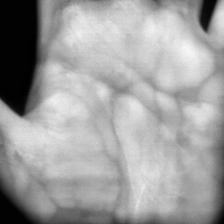
#> input picture prototype_results_onnx/accepted/raw/recognition_20260602_013018_620616_raw.png, 224 x 224 px; its folder holds only this picture in this run
$ python preprocess_v2.py
#> lines starting #> are read from the running program, lines starting #| are printed output that depends on the picture; after the words box and inside, x2 and y2 are one past the last pixel; in counts of white or black regions, pixels touching at a corner belong together
"""
Batch preprocessing for rejected 1920x1080 palm captures.

Input:
    captures/res_1920x1080_dataset_v3/rejected/raw

Output:
    captures/res_1920x1080_dataset_v3/rejected/result

Pipeline:
1. Segment palm/hand from dark background.
2. Estimate the palm core by ignoring narrow finger rows.
3. Extract an adaptive square ROI covering 90% of the detected palm-core span.
3. Apply CLAHE.
4. Normalize and resize to 224x224.
"""

from __future__ import annotations

import argparse
import json
from pathlib import Path
from typing import Optional

import cv2
import matplotlib.pyplot as plt
import numpy as np


ROOT_DIR = Path(__file__).resolve().parent
DEFAULT_INPUT_DIR = ROOT_DIR / "captures/res_1920x1080_dataset_v3/raw"
DEFAULT_OUTPUT_DIR = ROOT_DIR / "captures/res_1920x1080_dataset_v3/result"

ROI_SCALE = 0.90
PALM_CORE_WIDTH_RATIO = 0.60
FINAL_SIZE = 224
CLAHE_CLIP = 2.0
CLAHE_TILE = (8, 8)
SKIP_DONE = True
IMAGE_EXTENSIONS = {".png", ".jpg", ".jpeg", ".bmp", ".tif", ".tiff"}


def read_metadata(img_path: Path) -> dict:
    """Read optional capture metadata stored next to the image."""
    meta_path = img_path.with_suffix(".json")
    if not meta_path.exists():
        return {}

    try:
        with meta_path.open("r", encoding="utf-8") as handle:
            return json.load(handle)
    except (OSError, json.JSONDecodeError):
        return {}


def get_palm_mask(gray: np.ndarray) -> np.ndarray:
    """Segment the bright palm/hand from the dark capture background."""
    blurred = cv2.GaussianBlur(gray, (9, 9), 0)
    _, mask = cv2.threshold(blurred, 0, 255, cv2.THRESH_BINARY + cv2.THRESH_OTSU)

    h, w = gray.shape
    kernel_size = max(15, int(round(min(h, w) * 0.018)))
    if kernel_size % 2 == 0:
        kernel_size += 1

    kernel = cv2.getStructuringElement(
        cv2.MORPH_ELLIPSE,
        (kernel_size, kernel_size),
    )
    mask = cv2.morphologyEx(mask, cv2.MORPH_CLOSE, kernel, iterations=3)
    mask = cv2.morphologyEx(mask, cv2.MORPH_OPEN, kernel, iterations=2)
    return keep_largest_component(mask)


def keep_largest_component(mask: np.ndarray) -> np.ndarray:
    """Drop small thresholding artifacts and keep only the main hand component."""
    contours, _ = cv2.findContours(mask, cv2.RETR_EXTERNAL, cv2.CHAIN_APPROX_SIMPLE)
    cleaned = np.zeros_like(mask)
    if not contours:
        return cleaned

    largest = max(contours, key=cv2.contourArea)
    cv2.drawContours(cleaned, [largest], -1, 255, thickness=cv2.FILLED)
    return cleaned


def contour_stats(mask: np.ndarray, image_shape: tuple[int, int]) -> dict:
    """Return center and bounding box of the largest palm contour."""
    contours, _ = cv2.findContours(mask, cv2.RETR_EXTERNAL, cv2.CHAIN_APPROX_SIMPLE)
    h, w = image_shape
    if not contours:
        return {
            "found": False,
            "area": 0.0,
            "bbox": (0, 0, w, h),
            "center": (w // 2, h // 2),
        }

    largest = max(contours, key=cv2.contourArea)
    x, y, bw, bh = cv2.boundingRect(largest)
    moments = cv2.moments(largest)
    if moments["m00"] > 0:
        cx = int(moments["m10"] / moments["m00"])
        cy = int(moments["m01"] / moments["m00"])
    else:
        cx = x + bw // 2
        cy = y + bh // 2

    return {
        "found": True,
        "area": float(cv2.contourArea(largest)),
        "bbox": (int(x), int(y), int(x + bw), int(y + bh)),
        "center": (int(cx), int(cy)),
    }


def largest_true_run(flags: np.ndarray) -> Optional[tuple[int, int]]:
    """Return [start, end) of the longest contiguous True run."""
    best_start = None
    best_len = 0
    current_start = None

    for idx, value in enumerate(flags):
        if value and current_start is None:
            current_start = idx
        if (not value or idx == len(flags) - 1) and current_start is not None:
            end = idx + 1 if value and idx == len(flags) - 1 else idx
            run_len = end - current_start
            if run_len > best_len:
                best_start = current_start
                best_len = run_len
            current_start = None

    if best_start is None:
        return None
    return (int(best_start), int(best_start + best_len))


def palm_core_bbox(
    mask: np.ndarray,
    fallback_bbox: tuple[int, int, int, int],
    width_ratio: float = PALM_CORE_WIDTH_RATIO,
) -> tuple[int, int, int, int]:
    """
    Estimate palm-only bbox by keeping rows where the hand mask is wide.

    Finger rows are narrow or split by gaps, while palm rows have a broad
    continuous mask. The largest wide-row band gives a practical palm core for
    ROI extraction on full-hand captures.
    """
    ys, xs = np.where(mask > 0)
    if len(xs) == 0:
        return fallback_bbox

    row_widths = np.zeros(mask.shape[0], dtype=np.int32)
    for y in np.unique(ys):
        x_values = xs[ys == y]
        row_widths[y] = int(x_values.max() - x_values.min() + 1)

    max_width = int(row_widths.max())
    if max_width <= 0:
        return fallback_bbox

    wide_rows = row_widths >= int(round(max_width * width_ratio))
    run = largest_true_run(wide_rows)
    if run is None:
        return fallback_bbox

    y1, y2 = run
    min_height = max(1, int((fallback_bbox[3] - fallback_bbox[1]) * 0.25))
    if y2 - y1 < min_height:
        return fallback_bbox

    core = mask[y1:y2, :]
    core_ys, core_xs = np.where(core > 0)
    if len(core_xs) == 0:
        return fallback_bbox

    x1 = int(core_xs.min())
    x2 = int(core_xs.max() + 1)
    return (x1, int(y1), x2, int(y2))


def intensity_weighted_centroid(
    gray: np.ndarray,
    mask: np.ndarray,
    rough_center: tuple[int, int],
    window: int,
) -> tuple[int, int]:
    """Shift the ROI center toward brighter palm pixels inside the mask."""
    cx, cy = rough_center
    h, w = gray.shape
    x1 = max(0, cx - window)
    x2 = min(w, cx + window)
    y1 = max(0, cy - window)
    y2 = min(h, cy + window)

    patch = gray[y1:y2, x1:x2].astype(np.float64)
    mask_patch = mask[y1:y2, x1:x2].astype(np.float64) / 255.0
    weighted = patch * mask_patch
    total = weighted.sum()
    if total <= 0:
        return rough_center

    ys, xs = np.mgrid[0 : patch.shape[0], 0 : patch.shape[1]]
    refined_x = int((xs * weighted).sum() / total) + x1
    refined_y = int((ys * weighted).sum() / total) + y1
    return (refined_x, refined_y)


def clamp_square_box(
    center: tuple[int, int],
    side: int,
    image_shape: tuple[int, int],
) -> tuple[int, int, int, int]:
    """Build a square crop box and keep it inside image bounds."""
    h, w = image_shape
    side = int(min(max(1, side), w, h))
    half = side // 2
    cx, cy = center

    x1 = int(cx - half)
    y1 = int(cy - half)
    x2 = x1 + side
    y2 = y1 + side

    if x1 < 0:
        x2 -= x1
        x1 = 0
    if y1 < 0:
        y2 -= y1
        y1 = 0
    if x2 > w:
        x1 -= x2 - w
        x2 = w
    if y2 > h:
        y1 -= y2 - h
        y2 = h

    return (max(0, x1), max(0, y1), min(w, x2), min(h, y2))


def extract_adaptive_roi(
    gray: np.ndarray,
    roi_scale: float = ROI_SCALE,
) -> tuple[np.ndarray, dict]:
    """
    Extract ROI covering roi_scale of the detected palm-core span.

    For 1920x1080 captures the hand often touches the top/bottom border, so a
    fixed 384px ROI is too small. This estimates a palm-core bbox from the
    largest contour, takes 90% of the smaller palm-core dimension as a square
    ROI side, then centers it using an intensity-weighted centroid.
    """
    if not (0.0 < roi_scale <= 1.0):
        raise ValueError("roi_scale must satisfy 0 < roi_scale <= 1")

    palm_mask = get_palm_mask(gray)
    stats = contour_stats(palm_mask, gray.shape)
    core_bbox = palm_core_bbox(palm_mask, stats["bbox"])
    x1, y1, x2, y2 = core_bbox
    bbox_w = max(1, x2 - x1)
    bbox_h = max(1, y2 - y1)
    side = int(round(min(bbox_w, bbox_h) * roi_scale))

    window = max(side // 2, 120)
    core_center = (x1 + bbox_w // 2, y1 + bbox_h // 2)
    refined_center = intensity_weighted_centroid(
        gray,
        palm_mask,
        core_center,
        window=window,
    )
    roi_box = clamp_square_box(refined_center, side, gray.shape)
    rx1, ry1, rx2, ry2 = roi_box
    roi = gray[ry1:ry2, rx1:rx2]

    debug = {
        "palm_mask": palm_mask,
        "hand_bbox": stats["bbox"],
        "palm_bbox": core_bbox,
        "palm_area": stats["area"],
        "rough_center": core_center,
        "hand_center": stats["center"],
        "refined_center": refined_center,
        "roi_box": roi_box,
        "roi_scale": float(roi_scale),
        "roi_side": int(side),
        "centroid_window": int(window),
    }
    return roi, debug


def apply_clahe(
    gray: np.ndarray,
    clip_limit: float = CLAHE_CLIP,
    tile_grid: tuple[int, int] = CLAHE_TILE,
) -> np.ndarray:
    """Apply CLAHE to enhance local palm-vein contrast."""
    clahe = cv2.createCLAHE(clipLimit=clip_limit, tileGridSize=tile_grid)
    return clahe.apply(gray)


def normalize_and_resize(gray: np.ndarray, final_size: int = FINAL_SIZE) -> np.ndarray:
    """Normalize intensity to [0, 255] and resize to model input size."""
    normalized = cv2.normalize(gray, None, 0, 255, cv2.NORM_MINMAX).astype(np.uint8)
    return cv2.resize(
        normalized,
        (final_size, final_size),
        interpolation=cv2.INTER_AREA,
    )


def preprocess_image(img_path: Path, roi_scale: float, final_size: int) -> dict:
    """Run full preprocessing pipeline on one image."""
    raw = cv2.imread(str(img_path), cv2.IMREAD_GRAYSCALE)
    if raw is None:
        raise ValueError(f"Cannot read image: {img_path}")

    roi, debug = extract_adaptive_roi(raw, roi_scale=roi_scale)
    clahe = apply_clahe(roi)
    final = normalize_and_resize(clahe, final_size=final_size)
    metadata = read_metadata(img_path)

    if metadata:
        debug["metadata_bbox"] = metadata.get("bbox")
        debug["metadata_center"] = metadata.get("center")

    return {
        "raw": raw,
        "roi": roi,
        "clahe": clahe,
        "final": final,
        "debug": debug,
        "path": img_path,
    }


def write_gray(path: Path, image: np.ndarray) -> None:
    """Write a grayscale image and fail loudly if OpenCV cannot encode it."""
    path.parent.mkdir(parents=True, exist_ok=True)
    ok = cv2.imwrite(str(path), image)
    if not ok:
        raise OSError(f"Failed to write image: {path}")


def visualize_pipeline(result: dict, save_path: Path) -> None:
    """Save a compact debug visualization for ROI tuning."""
    raw = result["raw"]
    roi = result["roi"]
    clahe = result["clahe"]
    final = result["final"]
    debug = result["debug"]
    mask = debug["palm_mask"]
    fname = result["path"].name

    fig, axes = plt.subplots(1, 5, figsize=(22, 5))
    fig.suptitle(f"Adaptive 90% ROI preprocessing: {fname}", fontsize=13)

    ax = axes[0]
    ax.imshow(raw, cmap="gray")
    bbox = debug["palm_bbox"]
    roi_box = debug["roi_box"]
    rough_center = debug["rough_center"]
    refined_center = debug["refined_center"]
    ax.add_patch(
        plt.Rectangle(
            (bbox[0], bbox[1]),
            bbox[2] - bbox[0],
            bbox[3] - bbox[1],
            linewidth=2,
            edgecolor="yellow",
            facecolor="none",
            label="Palm bbox",
        )
    )
    ax.add_patch(
        plt.Rectangle(
            (roi_box[0], roi_box[1]),
            roi_box[2] - roi_box[0],
            roi_box[3] - roi_box[1],
            linewidth=2,
            edgecolor="lime",
            facecolor="none",
            label="90% ROI",
        )
    )
    ax.plot(*rough_center, "b+", markersize=14, markeredgewidth=2)
    ax.plot(*refined_center, "r+", markersize=14, markeredgewidth=2)
    ax.set_title(f"1. Original\n{raw.shape[1]}x{raw.shape[0]}")
    ax.axis("off")

    axes[1].imshow(mask, cmap="gray")
    axes[1].set_title("2. Palm Mask")
    axes[1].axis("off")

    axes[2].imshow(roi, cmap="gray")
    axes[2].set_title(f"3. ROI\n{roi.shape[1]}x{roi.shape[0]}")
    axes[2].axis("off")

    axes[3].imshow(clahe, cmap="gray")
    axes[3].set_title(f"4. CLAHE\nclip={CLAHE_CLIP}, tile={CLAHE_TILE}")
    axes[3].axis("off")

    axes[4].imshow(final, cmap="gray")
    axes[4].set_title(f"5. Final\n{FINAL_SIZE}x{FINAL_SIZE}")
    axes[4].axis("off")

    plt.tight_layout()
    save_path.parent.mkdir(parents=True, exist_ok=True)
    plt.savefig(save_path, dpi=150, bbox_inches="tight")
    plt.close(fig)


def image_files(input_dir: Path) -> list[Path]:
    """Return supported image files sorted by name."""
    return sorted(
        path
        for path in input_dir.iterdir()
        if path.is_file() and path.suffix.lower() in IMAGE_EXTENSIONS
    )


def parse_args() -> argparse.Namespace:
    parser = argparse.ArgumentParser(
        description="Preprocess rejected palm captures using adaptive 90% ROI.",
    )
    parser.add_argument("--input-dir", type=Path, default=DEFAULT_INPUT_DIR)
    parser.add_argument("--output-dir", type=Path, default=DEFAULT_OUTPUT_DIR)
    parser.add_argument("--roi-scale", type=float, default=ROI_SCALE)
    parser.add_argument("--final-size", type=int, default=FINAL_SIZE)
    parser.add_argument("--no-skip", action="store_true", help="Reprocess existing outputs.")
    parser.add_argument(
        "--no-debug",
        action="store_true",
        help="Only save final images, without ROI/mask/CLAHE/visualization files.",
    )
    return parser.parse_args()


def main() -> None:
    args = parse_args()
    input_dir = args.input_dir
    output_dir = args.output_dir
    final_dir = output_dir / "final"
    roi_dir = output_dir / "roi"
    clahe_dir = output_dir / "clahe"
    mask_dir = output_dir / "mask"
    viz_dir = output_dir / "visualizations"

    images = image_files(input_dir)
    if not images:
        raise SystemExit(f"No images found in: {input_dir}")

    output_dir.mkdir(parents=True, exist_ok=True)

    processed = 0
    skipped = 0
    failed = 0
    print(f"Input    : {input_dir}")
    print(f"Output   : {output_dir}")
    print(f"Images   : {len(images)}")
    print(f"ROI scale: {args.roi_scale:.2f}")
    print("-" * 60)

    for idx, img_path in enumerate(images, start=1):
        stem = img_path.stem
        final_path = final_dir / f"{stem}_final.png"
        if SKIP_DONE and not args.no_skip and final_path.exists():
            skipped += 1
            print(f"[{idx:>3}/{len(images)}] {img_path.name} SKIP")
            continue

        try:
            result = preprocess_image(
                img_path,
                roi_scale=float(args.roi_scale),
                final_size=int(args.final_size),
            )
#> in preprocess_image, raw is the input picture: shape (224, 224); min 1, max 247, mean 159.5
#> in get_palm_mask, `_, mask = cv2.threshold(blurred, 0, 255, cv2.THRESH_BINARY + cv2.THRES..`:
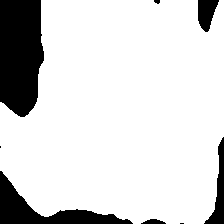
#> mask: shape (224, 224); 84.5% white; 8 black regions (3 under 20 px), largest, box (x1, y1, x2, y2) and area: (0, 0, 44, 117) 4443, (0, 171, 133, 224) 2138, (204, 137, 224, 224) 651, (198, 0, 219, 32) 459, (141, 219, 166, 224) 85
#> in get_palm_mask, `mask = cv2.morphologyEx(mask, cv2.MORPH_CLOSE, kernel, iterations=3)`:
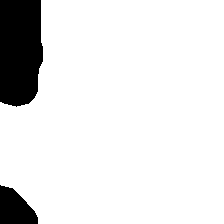
#> mask: shape (224, 224); 89.6% white; 2 black regions, box (x1, y1, x2, y2) and area: (0, 0, 43, 107) 4167, (0, 185, 38, 224) 1041
#> in keep_largest_component, `contours, _ = cv2.findContours(mask, cv2.RETR_EXTERNAL, cv2.CHAIN_APPR..`: contours = 1 contour; box (x1, y1, x2, y2) and area: (0, 0, 224, 224) 44540
#> in keep_largest_component, `largest = max(contours, key=cv2.contourArea)`: largest = contour of 56 points, box (x1, y1, x2, y2) (0, 0, 224, 224), area 44540
#> in contour_stats, `x, y, bw, bh = cv2.boundingRect(largest)`: x = 0; bw = 224
#> in contour_stats, `moments = cv2.moments(largest)`: moments = moments, m00 44539.5, centre m10/m00, m01/m00 = (122.3, 115)
#> in contour_stats, `cx = int(moments["m10"] / moments["m00"])`: cx = 122
#> in contour_stats, `cy = int(moments["m01"] / moments["m00"])`: cy = 114
#> in extract_adaptive_roi, `stats = contour_stats(palm_mask, gray.shape)`: stats = {'found': True, 'area': 44539.5, 'bbox': (0, 0, 224, 224), 'center': (122, 114)}
#> after the loop in palm_core_bbox, `for y in np.unique(ys):`: row_widths = 224 values, max 224 at index 103, min 181 at index 46, mean 201
#> in palm_core_bbox, `max_width = int(row_widths.max())`: max_width = 224
#> the loop in largest_true_run, `for idx, value in enumerate(flags):` made 224 passes
#> (end, run_len, best_start, best_len) on pass 224: (224, 224, 0, 224)
#> after the loop in largest_true_run, `for idx, value in enumerate(flags):`: best_start = 0; end = 224
#> in palm_core_bbox, `run = largest_true_run(wide_rows)`: run = (0, 224)
#> in palm_core_bbox, `y1, y2 = run`: y1 = 0; y2 = 224
#> in palm_core_bbox, `x1 = int(core_xs.min())`: x1 = 0
#> in palm_core_bbox, `x2 = int(core_xs.max() + 1)`: x2 = 224
#> in extract_adaptive_roi, `core_bbox = palm_core_bbox(palm_mask, stats["bbox"])`: core_bbox = (0, 0, 224, 224)
#> in extract_adaptive_roi, `x1, y1, x2, y2 = core_bbox`: x1 = 0; x2 = 224
#> in extract_adaptive_roi, `side = int(round(min(bbox_w, bbox_h) * roi_scale))`: side = 202
#> in extract_adaptive_roi, `window = max(side // 2, 120)`: window = 120
#> in extract_adaptive_roi, `core_center = (x1 + bbox_w // 2, y1 + bbox_h // 2)`: core_center = (112, 112)
#> in intensity_weighted_centroid, `cx, cy = rough_center`: cx = 112
#> in intensity_weighted_centroid, `x1 = max(0, cx - window)`: x1 = 0
#> in intensity_weighted_centroid, `x2 = min(w, cx + window)`: x2 = 224
#> in intensity_weighted_centroid, `y1 = max(0, cy - window)`: y1 = 0
#> in intensity_weighted_centroid, `y2 = min(h, cy + window)`: y2 = 224
#> in intensity_weighted_centroid, `total = weighted.sum()`: total = 7919073
#> in intensity_weighted_centroid, `refined_x = int((xs * weighted).sum() / total) + x1`: refined_x = 121
#> in intensity_weighted_centroid, `refined_y = int((ys * weighted).sum() / total) + y1`: refined_y = 111
#> in extract_adaptive_roi, `refined_center = intensity_weighted_centroid( gray, palm_mask, core_ce..`: refined_center = (121, 111)
#> in clamp_square_box, `side = int(min(max(1, side), w, h))`: side = 202
#> in clamp_square_box, `half = side // 2`: half = 101
#> in clamp_square_box, `cx, cy = center`: cx = 121; cy = 111
#> in clamp_square_box, `x1 = int(cx - half)`: x1 = 20
#> in clamp_square_box, `y1 = int(cy - half)`: y1 = 10
#> in clamp_square_box, `x2 = x1 + side`: x2 = 222
#> in clamp_square_box, `y2 = y1 + side`: y2 = 212
#> in extract_adaptive_roi, `roi_box = clamp_square_box(refined_center, side, gray.shape)`: roi_box = (20, 10, 222, 212)
#> in extract_adaptive_roi, `rx1, ry1, rx2, ry2 = roi_box`: rx1 = 20; ry1 = 10; rx2 = 222; ry2 = 212
#> in extract_adaptive_roi, `roi = gray[ry1:ry2, rx1:rx2]`:
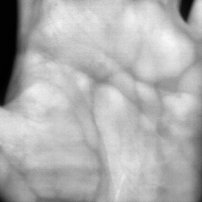
#> roi: shape (202, 202); min 1, max 247, mean 175.6
#> in preprocess_image, `roi, debug = extract_adaptive_roi(raw, roi_scale=roi_scale)`: debug = 11 items
#> in apply_clahe, `return clahe.apply(gray)`:
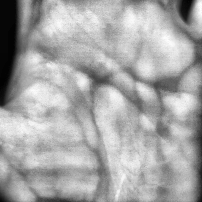
#> returned value: shape (202, 202); min 2, max 255, mean 167.2
#> result = 6 items
            write_gray(final_path, result["final"])

            if not args.no_debug:
                write_gray(roi_dir / f"{stem}_roi.png", result["roi"])
                write_gray(clahe_dir / f"{stem}_clahe.png", result["clahe"])
                write_gray(mask_dir / f"{stem}_mask.png", result["debug"]["palm_mask"])
                visualize_pipeline(result, viz_dir / f"{stem}_pipeline.png")
#> in visualize_pipeline, `debug = result["debug"]`: debug = 11 items
#> in visualize_pipeline, `bbox = debug["palm_bbox"]`: bbox = (0, 0, 224, 224)
#> in visualize_pipeline, `roi_box = debug["roi_box"]`: roi_box = (20, 10, 222, 212)
#> in visualize_pipeline, `rough_center = debug["rough_center"]`: rough_center = (112, 112)
#> in visualize_pipeline, `refined_center = debug["refined_center"]`: refined_center = (121, 111)
#> in visualize_pipeline, `plt.savefig(save_path, dpi=150, bbox_inches="tight")`:
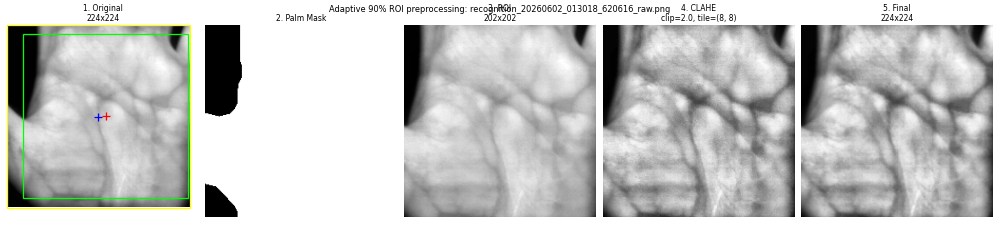
#> figure drawn by matplotlib, 5 panels

            processed += 1
            roi_box = result["debug"]["roi_box"]
#> roi_box = (20, 10, 222, 212)
            print(
                f"[{idx:>3}/{len(images)}] {img_path.name} OK "
                f"roi={roi_box} side={result['debug']['roi_side']}"
            )
#| [  1/1] recognition_20260602_013018_620616_raw.png OK roi=(20, 10, 222, 212) side=202
        except Exception as exc:
            failed += 1
            print(f"[{idx:>3}/{len(images)}] {img_path.name} FAIL: {exc}")

    print("=" * 60)
    print(f"Finished. processed={processed}, skipped={skipped}, failed={failed}")
    print(f"Final images: {final_dir}")


if __name__ == "__main__":
    main()
